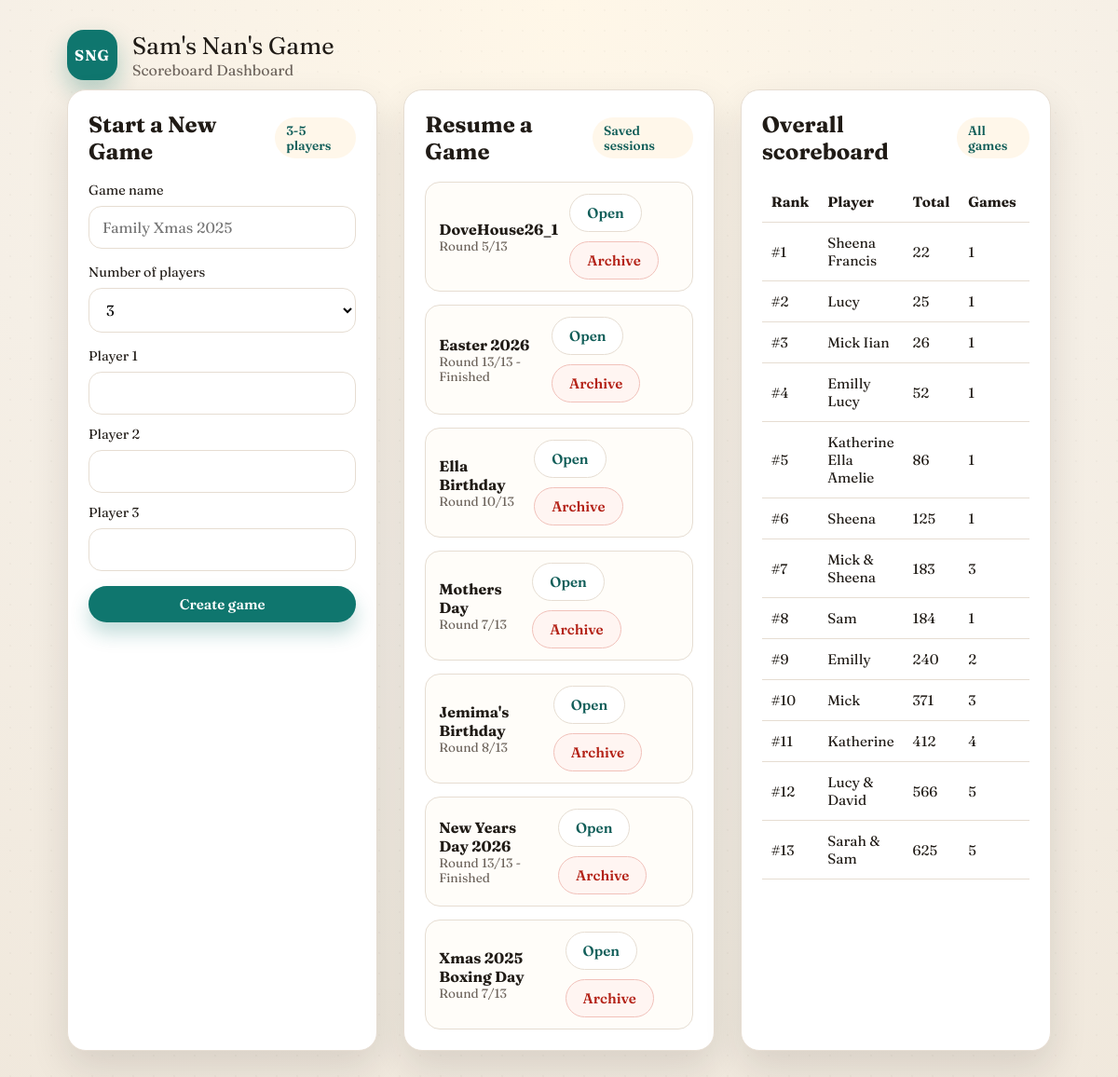
Before: / with the older database file.
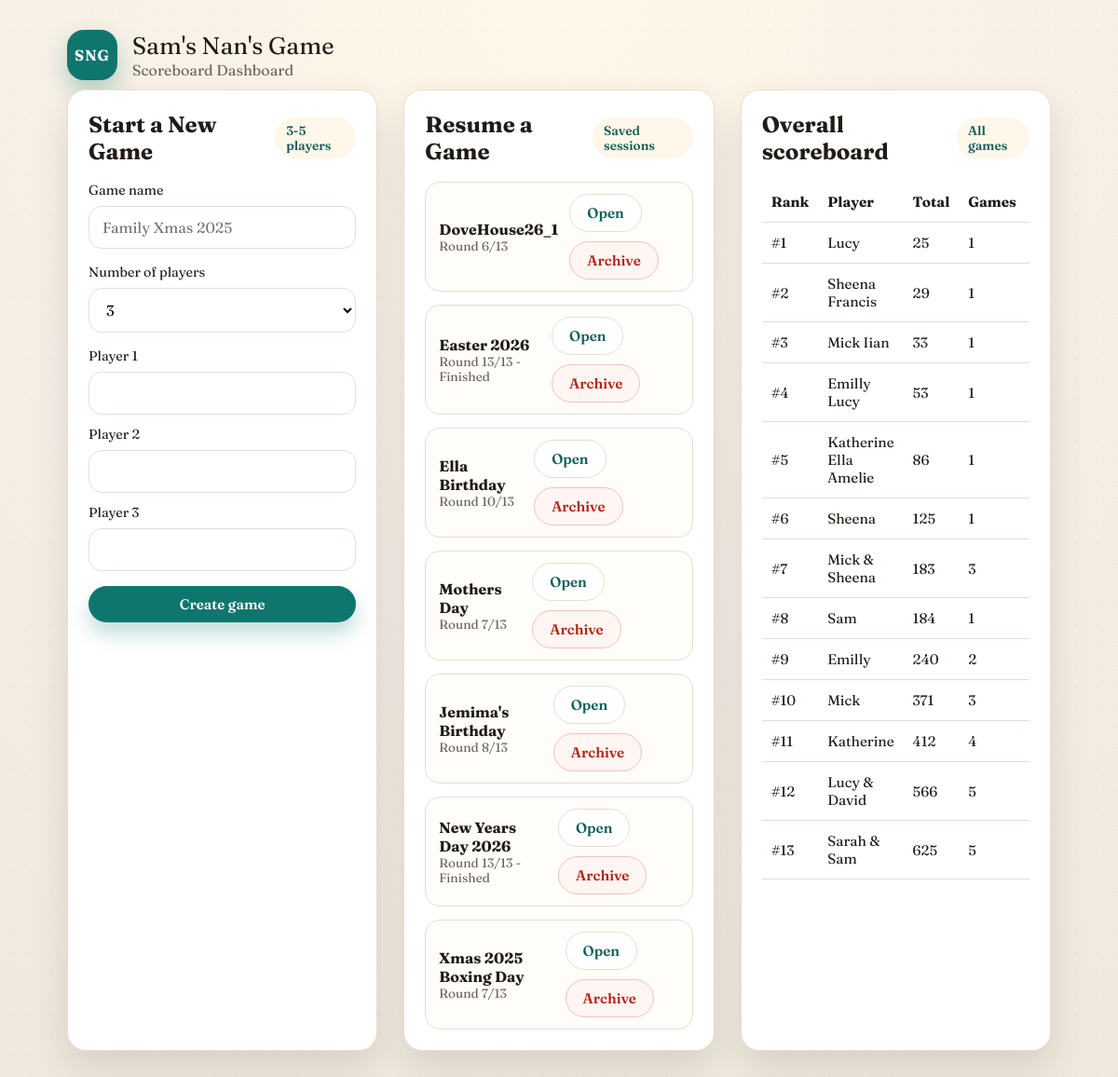
After: the same page with the newer database file.
### models.py (models this page shows)
class Game(db.Model):
    __tablename__ = "games"
    id = db.Column(db.Integer, primary_key=True)
    name = db.Column(db.String(120), nullable=False)
    current_round_index = db.Column(db.Integer, nullable=False, default=1)
    finished = db.Column(db.Boolean, nullable=False, default=False)
    archived = db.Column(db.Boolean, nullable=False, default=False)
    created_at = db.Column(db.DateTime, default=datetime.utcnow)
    players = db.relationship(
        "Player",
        back_populates="game",
        order_by="Player.sort_order",
        cascade="all, delete-orphan",
    )
    rounds = db.relationship(
        "Round",
        back_populates="game",
        order_by="Round.round_index",
        cascade="all, delete-orphan",
    )

class Person(db.Model):
    __tablename__ = "persons"
    id = db.Column(db.Integer, primary_key=True)
    display_name = db.Column(db.String(80), nullable=False, unique=True)
    created_at = db.Column(db.DateTime, default=datetime.utcnow)
    players = db.relationship(
        "Player",
        back_populates="person",
    )

### app.py (the view)
@app.route("/")
def index():
    games = Game.query.filter_by(archived=False).order_by(Game.created_at.desc()).all()
    template = "partials/game_setup_body.html" if is_htmx_request() else "game_setup.html"
    return render_template(
        template,
        games=games,
        overall_scores=build_overall_scoreboard(),
        person_names=get_person_names(),
        player_count=MIN_PLAYERS,
        player_names=["" for _ in range(MIN_PLAYERS)],
        game_name="",
        setup_errors=None,
    )

### app.py (called while the page is built)
def get_person_names():
    return [person.display_name for person in Person.query.order_by(Person.display_name).all()]

def is_htmx_request():
    return request.headers.get("HX-Request") is not None

### templates/game_setup.html
{% extends "base.html" %}
{% block content %}
  {% include "partials/game_setup_body.html" %}
{% endblock %}

### templates/partials/game_list.html
{% if games %}
  <ul class="game-list">
    {% for game in games %}
      <li>
        <div>
          <div class="game-name">{{ game.name }}</div>
          <div class="game-meta">
            Round {{ game.current_round_index }}/13
            {% if game.finished %}
              - Finished
            {% endif %}
          </div>
        </div>
        <div class="inline-actions">
          <button
            class="btn ghost"
            hx-get="{{ url_for('game_view', game_id=game.id) }}"
            hx-target="#app"
            hx-swap="innerHTML"
            hx-push-url="true"
          >
            Open
          </button>
          <button
            class="btn danger"
            hx-post="{{ url_for('archive_game', game_id=game.id) }}"
            hx-target="#game-list"
            hx-swap="innerHTML"
          >
            Archive
          </button>
        </div>
      </li>
    {% endfor %}
  </ul>
{% else %}
  <p class="muted">No saved games yet. Create one to get started.</p>
{% endif %}

### templates/partials/overall_scoreboard.html (shortened to what this page needs)
<div class="panel">
  <div class="panel-header">
    <h2>Overall scoreboard</h2>
    <span class="tag">All games</span>
  </div>
  {% if overall_scores %}
    <div class="table-wrap">
      <table>
        <thead>
          <tr>
            <th>Rank</th>
            <th>Player</th>
            <th>Total</th>
            <th>Games</th>
            <th>Rounds</th>
          </tr>
        </thead>
        <tbody>
          {% for row in overall_scores %}
            <tr>
              <td>#{{ row.rank }}</td>
              <td>{{ row.name }}</td>
              <td>{{ row.total_score }}</td>
              <td>{{ row.games_played }}</td>
              <td>{{ row.rounds_played }}</td>
            </tr>
          {% endfor %}
        </tbody>
      </table>
    </div>
  {% else %}
    <p class="muted">No scored rounds yet. Play a game to populate totals.</p>
  {% endif %}
</div>

Changed rows visible on the page:
changed Game "DoveHouse26_1": current_round_index "5" → "6"
shown differently, row unchanged: Person "Lucy": rank "2" → "1"; moves up the list
computed for Person "Sheena Francis": rank "1" → "2"; total_score "22" → "29"
computed for Person "Mick Iian": total_score "26" → "33"
computed for Person "Emilly Lucy": total_score "52" → "53"
